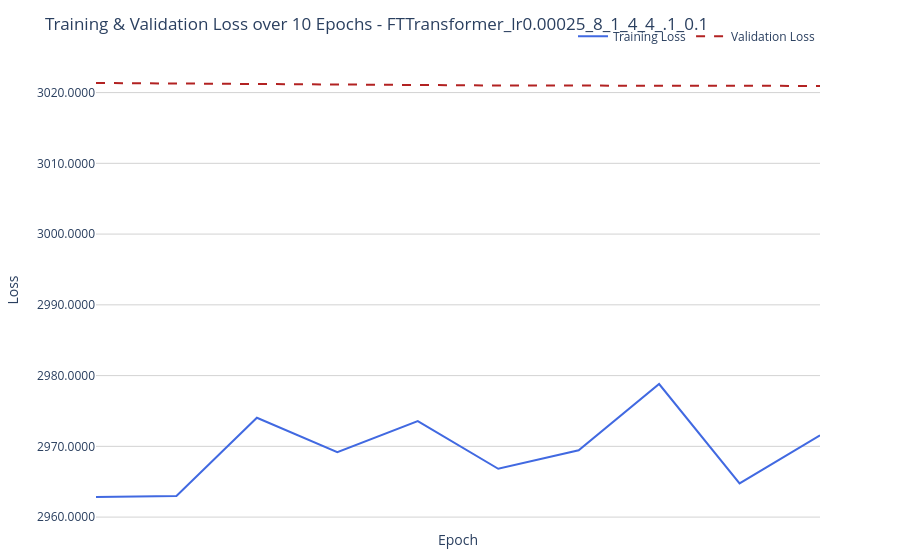

Notebook cell for this chart:
### Markdown cell above
# Build plotly Graph

### Code cell
epochs = list(range(1, len(train_losses) + 1))

fig = go.Figure()

# Training loss trace
fig.add_trace(go.Scatter(
    x=epochs,
    y=train_losses,
    mode="lines",
    name="Training Loss",
    line=dict(color="royalblue", width=2)
))

# Validation loss trace
fig.add_trace(go.Scatter(
    x=epochs,
    y=val_losses,
    mode="lines",
    name="Validation Loss",
    line=dict(color="firebrick", width=2, dash="dash")
))

# Layout enhancements
fig.update_layout(
    title=f"Training & Validation Loss over {EPOCHS} Epochs - {model_description}",
    xaxis_title="Epoch",
    yaxis_title="Loss",
    xaxis=dict(
        tickmode='array',
        tickvals=list(range(0, 16500, 500)),  # Show ticks every 100 epochs
        tickfont=dict(size=10)
    ),
    yaxis=dict(
        tickformat=".2e" if max(train_losses + val_losses) > 1e4 else ".4f",  # Dynamic formatting
        gridcolor="lightgray"
    ),
    legend=dict(
        orientation="h",
        yanchor="bottom",
        y=1.02,
        xanchor="right",
        x=1
    ),
    template="plotly_white",
    margin=dict(t=60, b=40)
)

fig.show()

### Figure 1 — Plotly figure (JSON) as saved in the notebook; plotly's stock layout.template omitted (floating-point values rounded to 4 significant figures)
{"data": [{"line": {"color": "royalblue", "width": 2}, "mode": "lines", "name": "Training Loss", "type": "scatter", "x": [1, 2, 3, 4, 5, 6, 7, 8, 9, 10], "y": [2963.0, 2963.0, 2974.0, 2969.0, 2974.0, 2967.0, 2969.0, 2979.0, 2965.0, 2972.0]}, {"line": {"color": "firebrick", "dash": "dash", "width": 2}, "mode": "lines", "name": "Validation Loss", "type": "scatter", "x": [1, 2, 3, 4, 5, 6, 7, 8, 9, 10], "y": [3021.0, 3021.0, 3021.0, 3021.0, 3021.0, 3021.0, 3021.0, 3021.0, 3021.0, 3021.0]}], "layout": {"legend": {"orientation": "h", "x": 1, "xanchor": "right", "y": 1.02, "yanchor": "bottom"}, "margin": {"b": 40, "t": 60}, "title": {"text": "Training & Validation Loss over 10 Epochs - FTTransformer_lr0.00025_8_1_4_4_.1_0.1"}, "xaxis": {"tickfont": {"size": 10}, "tickmode": "array", "tickvals": [0, 500, 1000, 1500, 2000, 2500, 3000, 3500, 4000, 4500, 5000, 5500, 6000, 6500, 7000, 7500, 8000, 8500, 9000, 9500, 10000, 10500, 11000, 11500, 12000, 12500, 13000, 13500, 14000, 14500, 15000, 15500, 16000], "title": {"text": "Epoch"}}, "yaxis": {"gridcolor": "lightgray", "tickformat": ".4f", "title": {"text": "Loss"}}}}
